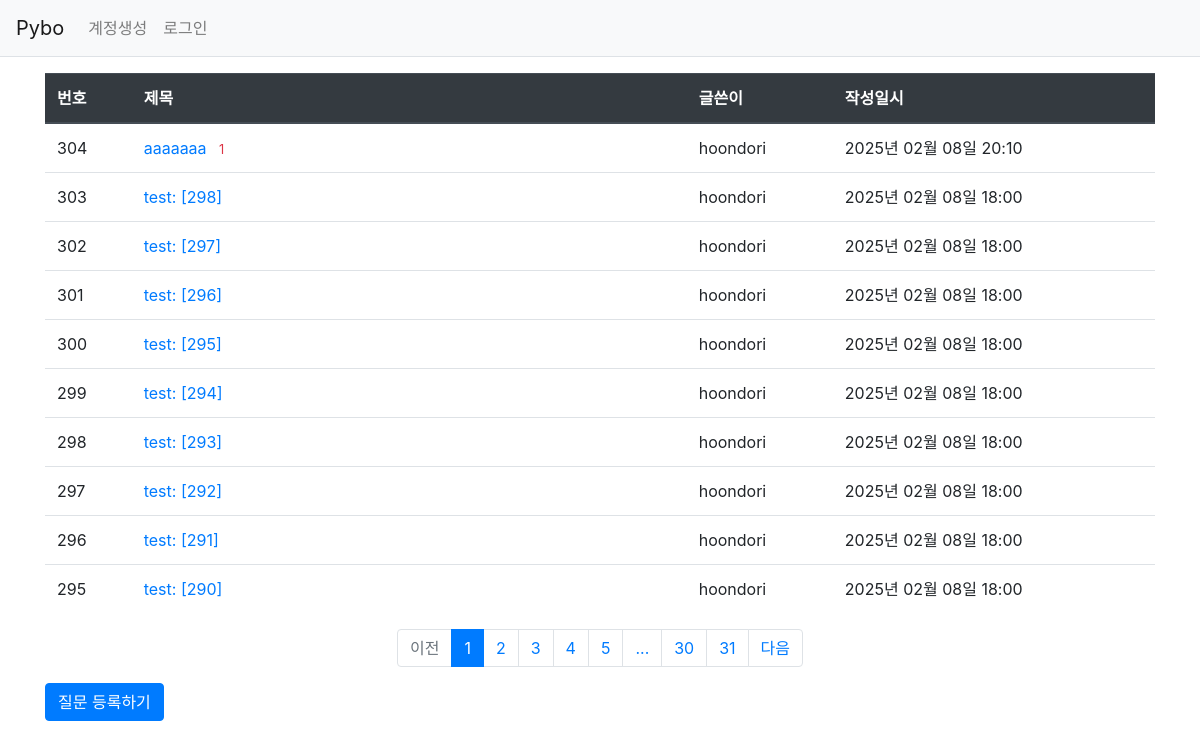
The page /question/list on the database its author committed.
### pybo/models.py (models this page shows)
class Question(db.Model):
    id = db.Column(db.Integer, primary_key=True)
    subject = db.Column(db.String(200), nullable=False)
    content = db.Column(db.Text(), nullable=False)
    create_date = db.Column(db.DateTime(), nullable=False)
    user_id = db.Column(db.Integer, db.ForeignKey('user.id', ondelete='CASCADE'), nullable=False)
    user = db.relationship('User', backref=db.backref('question_set'))
    modify_date = db.Column(db.DateTime(), nullable=True)

class User(db.Model):
    id = db.Column(db.Integer, primary_key=True)
    username = db.Column(db.String(150), unique=True, nullable=False)
    password = db.Column(db.String(200), nullable=False)
    email = db.Column(db.String(120), unique=True, nullable=False)

### pybo/views/question_views.py (the view)
@bp.route("/list")
def _list():
    page = request.args.get('page', type=int, default=1) # 페이지
    question_list = Question.query.order_by(Question.create_date.desc())
    question_list = question_list.paginate(page=page, per_page=10)
    return render_template('question/question_list.html', question_list=question_list)

### pybo/filter.py (called while the page is built)
def format_datetime(value, fmt='%Y년 %m월 %d일 %H:%M'):
    return value.strftime(fmt)

### pybo/views/auth_views.py (called while the page is built)
@bp.before_app_request
def load_logged_in_user():
    user_id = session.get('user_id')
    if user_id is None:
        g.user = None
    else:
        g.user = User.query.get(user_id)

### pybo/templates/question/question_list.html
{% extends 'base.html' %}
{% block content %}
<div class="container my-3">
    <table class="table">
        <thead>
        <tr class="thead-dark">
            <th>번호</th>
            <th style="width:50%">제목</th>
            <th>글쓴이</th>
            <th>작성일시</th>
        </tr>
        </thead>
        <tbody>
        {% if question_list %}
        {% for question in question_list.items %}
        <tr>
            <td>{{ question_list.total - ((question_list.page-1)*question_list.per_page) - loop.index }}</td>
            <td class="text-left">
                <a href="{{ url_for('question.detail', question_id=question.id) }}">{{ question.subject }}</a>
                {% if question.answer_set|length > 0 %}
                <span class="text-danger small ml-2">{{question.answer_set|length}}</span>
                {% endif %}
            </td>
            <td> {{ question.user.username }} </td>
            <td>{{ question.create_date|datetime }}</td>
        </tr>
        {% endfor %}
        {% else %}
        <tr>
            <td colspan="3">질문이 없습니다.</td>
        </tr>
        {% endif %}
        </tbody>
    </table>
    <ul class="pagination justify-content-center">
        {% if question_list.has_prev %}
        <li class="page-item">
            <a class="page-link" href="?page={{ question_list.prev_num }}">이전</a>
        </li>
        {% else %}
        <li class="page-item disabled">
            <a class="page-link" tabindex="-1" aria-disabled="true" href="#">이전</a>
        </li>
        {% endif %}
        {% for page_num in question_list.iter_pages() %}
            {% if page_num %}
                {% if page_num != question_list.page %}
                <li class="page-item">
                    <a class="page-link" href="?page={{ page_num }}">{{ page_num }}</a>
                </li>
                {% else %}
                <li class="page-item active" aria-current="page">
                    <a class="page-link" href="#">{{ page_num }}</a>
                </li>
                {% endif %}
           {% else %}
                <li class="disabled">
                    <a class="page-link" href="#">...</a>
                </li>
           {% endif %}
        {% endfor %}
        {% if question_list.has_next %}
        <li class="page-item">
            <a class="page-link" href="?page={{ question_list.next_num }}">다음</a>
        </li>
        {% else %}
        <li class="page-item disabled">
            <a class="page-link" tabindex="-1" aria-disabled="true" href="#">다음</a>
        </li>
        {% endif %}
    </ul>
    <a href="{{ url_for('question.create') }}" class="btn btn-primary">질문 등록하기</a>
</div>
{% endblock %}

### rows shown on the page
Question: total "304", subject "aaaaaaa", answer_set|length "1", user.username "hoondori", create_date "2025년 02월 08일 20:10"
Question: total "303", subject "test: [298]", user.username "hoondori", create_date "2025년 02월 08일 18:00"
Question: total "302", subject "test: [297]", user.username "hoondori", create_date "2025년 02월 08일 18:00"
Question: total "301", subject "test: [296]", user.username "hoondori", create_date "2025년 02월 08일 18:00"
Question: total "300", subject "test: [295]", user.username "hoondori", create_date "2025년 02월 08일 18:00"
Question: total "299", subject "test: [294]", user.username "hoondori", create_date "2025년 02월 08일 18:00"
Question: total "298", subject "test: [293]", user.username "hoondori", create_date "2025년 02월 08일 18:00"
Question: total "297", subject "test: [292]", user.username "hoondori", create_date "2025년 02월 08일 18:00"
Question: total "296", subject "test: [291]", user.username "hoondori", create_date "2025년 02월 08일 18:00"
Question: total "295", subject "test: [290]", user.username "hoondori", create_date "2025년 02월 08일 18:00"

### other values the page prints
{{ page_num }} "1"
{{ page_num }} "2" "3" "4" "5" "30" "31"
